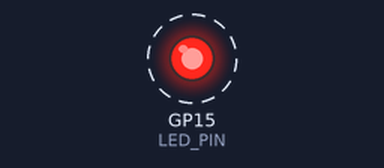
A sketch run on a simulated Raspberry Pi Pico W. Parts: output pins drawn as LEDs (lit = HIGH). Dashed ring = blinking.

Above: at 0.2 s.
Timing chart, 0 to 3.0 s (numbered marks = the images above):
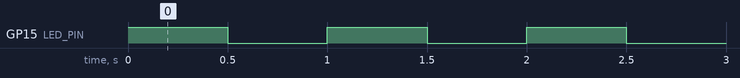

Measured:
- by itself, GP15 (LED_PIN): alternates HIGH for 0.50 s and LOW for 0.50 s

The sketch:

sketch.ino
```cpp
#include <stdio.h>
#include "pico/stdlib.h"

#define LED_PIN 15  // Definindo o pino para o LED (15 por exemplo)

int main() {

    gpio_init(LED_PIN);  // Inicializa o pino do LED
    gpio_set_dir(LED_PIN, GPIO_OUT);  // Configura o pino como saída

    while (true) {
        gpio_put(LED_PIN, 1);  // Acende o LED
        sleep_ms(500);  // Aguarda 500 ms

        gpio_put(LED_PIN, 0);  // Apaga o LED
        sleep_ms(500);  // Aguarda 500 ms
    }

    return 0;
}
```
